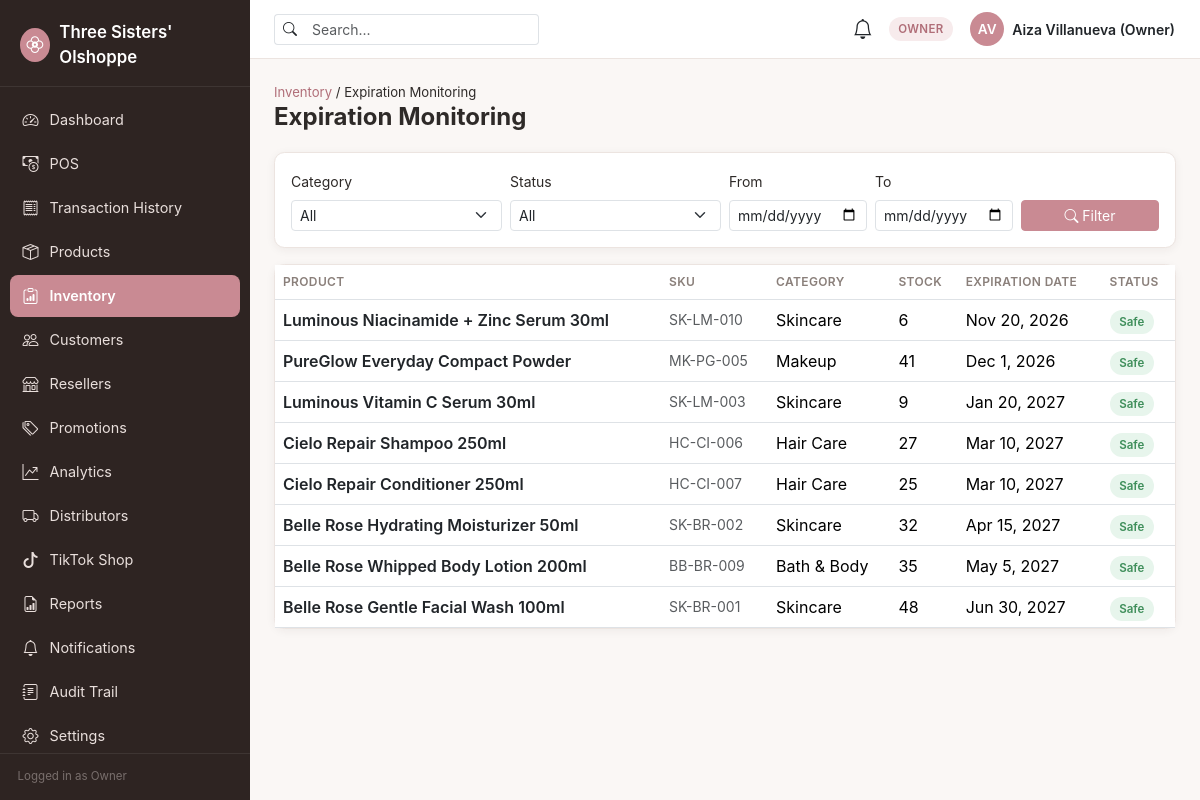
The app's page /inventory/expiration.php (signed in) with its own data.
### tables this page shows
CREATE TABLE products (
    id                      INT UNSIGNED AUTO_INCREMENT PRIMARY KEY,
    sku                     VARCHAR(50) NOT NULL UNIQUE,
    name                    VARCHAR(150) NOT NULL,
    category_id             INT UNSIGNED NULL,
    brand_id                INT UNSIGNED NULL,
    description             TEXT NULL,
    cost_price              DECIMAL(10,2) NOT NULL DEFAULT 0.00,
    selling_price           DECIMAL(10,2) NOT NULL DEFAULT 0.00,
    reorder_level           INT UNSIGNED NOT NULL DEFAULT 10,
    expiration_date         DATE NULL,
    primary_distributor_id  INT UNSIGNED NULL,
    lead_time_days          SMALLINT UNSIGNED NULL,       
    image_path              VARCHAR(255) NULL,
    status                  ENUM('active','archived') NOT NULL DEFAULT 'active',
    created_at              TIMESTAMP NOT NULL DEFAULT CURRENT_TIMESTAMP,
    updated_at              TIMESTAMP NOT NULL DEFAULT CURRENT_TIMESTAMP ON UPDATE CURRENT_TIMESTAMP,
    FOREIGN KEY (category_id) REFERENCES categories(id) ON DELETE SET NULL,
    FOREIGN KEY (brand_id) REFERENCES brands(id) ON DELETE SET NULL,
    FOREIGN KEY (primary_distributor_id) REFERENCES distributors(id) ON DELETE SET NULL,
    INDEX idx_products_category (category_id),
    INDEX idx_products_brand (brand_id),
    INDEX idx_products_status (status),
    INDEX idx_products_expiration (expiration_date)
);

CREATE TABLE categories (
    id              INT UNSIGNED AUTO_INCREMENT PRIMARY KEY,
    name            VARCHAR(100) NOT NULL UNIQUE,
    description     VARCHAR(255) NULL,
    status          ENUM('active','inactive') NOT NULL DEFAULT 'active',
    created_at      TIMESTAMP NOT NULL DEFAULT CURRENT_TIMESTAMP,
    updated_at      TIMESTAMP NOT NULL DEFAULT CURRENT_TIMESTAMP ON UPDATE CURRENT_TIMESTAMP
);

### config/database.php (called while the page is built, shortened)
<?php
function db(): PDO
{
    static $pdo = null;
    if ($pdo instanceof PDO) {
        return $pdo;
    }
    $host = getenv('DB_HOST') ?: '127.0.0.1';
    $port = getenv('DB_PORT') ?: '3306';
    $name = getenv('DB_NAME') ?: 'three_sisters';
    $user = getenv('DB_USER') ?: 'root';
    $pass = getenv('DB_PASS') ?: '';
    $charset = 'utf8mb4';
    $dsn = "mysql:host={$host};port={$port};dbname={$name};charset={$charset}";
    $options = [
        PDO::ATTR_ERRMODE            => PDO::ERRMODE_EXCEPTION,
        PDO::ATTR_DEFAULT_FETCH_MODE => PDO::FETCH_ASSOC,
        PDO::ATTR_EMULATE_PREPARES   => false,
    ];
    try {
        $pdo = new PDO($dsn, $user, $pass, $options);
    } catch (PDOException $e) {
        error_log('[DB CONNECTION ERROR] ' . $e->getMessage());
        http_response_code(500);
        die('A system error occurred. Please try again later or contact the administrator.');
    }
    return $pdo;
}

### inventory/expiration.php (the view, shortened to what this page needs)
<?php
$from = $_GET['from'] ?? '';
$to = $_GET['to'] ?? '';
$where = ["p.status = 'active'", 'p.expiration_date IS NOT NULL'];
$params = [];
$sql = "SELECT p.*, c.name AS category_name, COALESCE(i.quantity_on_hand,0) AS quantity_on_hand
        FROM products p
        LEFT JOIN categories c ON c.id = p.category_id
        LEFT JOIN inventory i ON i.product_id = p.id
        WHERE " . implode(' AND ', $where) . "
        ORDER BY p.expiration_date ASC";
$stmt = db()->prepare($sql);
$stmt->execute($params);
$rows = $stmt->fetchAll();
$badgeMap = ['safe' => 'badge-success', 'expiring_soon' => 'badge-warning', 'expired' => 'badge-danger'];
require __DIR__ . '/../components/header.php';
?>
<div class="page-header">
    <nav class="breadcrumb"><a href="<?= BASE_URL ?>/inventory/index.php" class="text-decoration-none">Inventory</a>&nbsp;/&nbsp;Expiration Monitoring</nav>
    <h1 class="page-title h4 mb-0">Expiration Monitoring</h1>
</div>
<div class="ts-card p-3 mb-3">
    <form method="GET" class="row g-2 align-items-end">
        <div class="col-md-3">
            <label class="form-label small">Category</label>
            <select name="category_id" class="form-select form-select-sm">
                <option value="">All</option>
            </select>
        </div>
        <div class="col-md-3">
            <label class="form-label small">Status</label>
            <select name="status" class="form-select form-select-sm">
                <option value="">All</option>
            </select>
        </div>
        <div class="col-md-2">
            <label class="form-label small">From</label>
            <input type="date" name="from" class="form-control form-control-sm" value="<?= htmlspecialchars($from) ?>">
        </div>
        <div class="col-md-2">
            <label class="form-label small">To</label>
            <input type="date" name="to" class="form-control form-control-sm" value="<?= htmlspecialchars($to) ?>">
        </div>
        <div class="col-md-2">
            <button type="submit" class="btn btn-primary btn-sm w-100"><i class="bi bi-search"></i> Filter</button>
        </div>
    </form>
</div>
<div class="ts-card">
    <?php if (!$rows): ?>
        <div class="empty-state"><i class="bi bi-hourglass-split"></i><p class="mb-0">No products match these filters.</p></div>
    <?php else: ?>
        <div class="table-responsive">
            <table class="table align-middle mb-0">
                <thead><tr><th>Product</th><th>SKU</th><th>Category</th><th>Stock</th><th>Expiration Date</th><th>Status</th></tr></thead>
                <tbody>
                <?php foreach ($rows as $p): ?>
                    <tr>
                        <td class="fw-semibold"><a href="<?= BASE_URL ?>/products/view.php?id=<?= $p['id'] ?>" class="text-decoration-none text-dark"><?= htmlspecialchars($p['name']) ?></a></td>
                        <td class="text-muted small"><?= htmlspecialchars($p['sku']) ?></td>
                        <td><?= htmlspecialchars($p['category_name'] ?? '—') ?></td>
                        <td><?= (int) $p['quantity_on_hand'] ?></td>
                        <td><?= htmlspecialchars(date('M j, Y', strtotime($p['expiration_date']))) ?></td>
                        <td><span class="badge-status <?= $badgeMap[$p['expiration_status']] ?>"><?= str_replace('_', ' ', ucfirst($p['expiration_status'])) ?></span></td>
                    </tr>
                <?php endforeach; ?>
                </tbody>
            </table>
        </div>
    <?php endif; ?>
</div>
<?php require __DIR__ . '/../components/footer.php'; ?>

### assets/css/style.css (style rules this page uses)
:root { --ts-font-heading: 'Poppins', -apple-system, 'Segoe UI', Roboto, 'Helvetica Neue', Arial, sans-serif; --ts-font-body: 'Inter', -apple-system, 'Segoe UI', Roboto, 'Helvetica Neue', Arial, sans-serif; --ts-bg: #FAF7F5; --ts-surface: #FFFFFF; --ts-text: #2E2A28; --ts-text-muted: #8A7F7A; --ts-border: #ECE4E0; --ts-accent: #C98A93; --ts-accent-dark: #B06E78; --ts-accent-tint: #F7EBEC; --ts-sidebar-bg: #2E2422; --ts-sidebar-text: #E9DFDC; --ts-sidebar-active: #C98A93; --ts-success: #3E8E5A; --ts-success-bg: #E7F5EC; --ts-warning: #B98A2E; --ts-warning-bg: #FBF1DF; --ts-danger: #C0473F; --ts-danger-bg: #FBEAE8; --ts-info: #3E7CB1; --ts-info-bg: #E8F1FA; --ts-radius: 0.65rem; --ts-shadow: 0 2px 10px rgba(46, 34, 28, 0.06); --ts-shadow-lg: 0 8px 28px rgba(46, 34, 28, 0.10); --bs-body-font-family: var(--ts-font-body); }
body { background-color: var(--ts-bg); color: var(--ts-text); font-family: var(--ts-font-body); }
h1, h2, h3, h4, h5, h6, .brand-font { font-family: var(--ts-font-heading); color: var(--ts-text); }
a { color: var(--ts-accent-dark); }
.btn-primary { background-color: var(--ts-accent); border-color: var(--ts-accent); color: #fff; }
.page-header { margin-bottom: 1.25rem; }
.page-header .page-title { font-weight: 700; margin-bottom: 0.15rem; }
.page-header .breadcrumb { font-size: 0.82rem; margin-bottom: 0; }
.card, .ts-card { background: var(--ts-surface); border: 1px solid var(--ts-border); border-radius: var(--ts-radius); box-shadow: var(--ts-shadow); }
.badge-status { font-weight: 600; font-size: 0.72rem; padding: 0.32rem 0.6rem; border-radius: 999px; }
.badge-success { background: var(--ts-success-bg); color: var(--ts-success); }
.table thead th { font-size: 0.75rem; text-transform: uppercase; letter-spacing: 0.03em; color: var(--ts-text-muted); border-bottom-width: 1px; font-weight: 600; }
.table td { vertical-align: middle; }

### records on screen
products: name "Luminous Niacinamide + Zinc Serum 30ml", sku "SK-LM-010", category.name "Skincare", quantity_on_hand "6", expiration_date "Nov 20, 2026", expiration_status "Safe"
products: name "PureGlow Everyday Compact Powder", sku "MK-PG-005", category.name "Makeup", quantity_on_hand "41", expiration_date "Dec 1, 2026", expiration_status "Safe"
products: name "Luminous Vitamin C Serum 30ml", sku "SK-LM-003", category.name "Skincare", quantity_on_hand "9", expiration_date "Jan 20, 2027", expiration_status "Safe"
products: name "Cielo Repair Shampoo 250ml", sku "HC-CI-006", category.name "Hair Care", quantity_on_hand "27", expiration_date "Mar 10, 2027", expiration_status "Safe"
products: name "Cielo Repair Conditioner 250ml", sku "HC-CI-007", category.name "Hair Care", quantity_on_hand "25", expiration_date "Mar 10, 2027", expiration_status "Safe"
products: name "Belle Rose Hydrating Moisturizer 50ml", sku "SK-BR-002", category.name "Skincare", quantity_on_hand "32", expiration_date "Apr 15, 2027", expiration_status "Safe"
products: name "Belle Rose Whipped Body Lotion 200ml", sku "BB-BR-009", category.name "Bath & Body", quantity_on_hand "35", expiration_date "May 5, 2027", expiration_status "Safe"
products: name "Belle Rose Gentle Facial Wash 100ml", sku "SK-BR-001", category.name "Skincare", quantity_on_hand "48", expiration_date "Jun 30, 2027", expiration_status "Safe"

### other values on screen
APP_NAME "Three Sisters' Olshoppe"
$item['label'] "Dashboard"
$item['label'] "POS"
$item['label'] "Transaction History"
$item['label'] "Products"
$item['label'] "Inventory"
$item['label'] "Customers"
$item['label'] "Resellers"
$item['label'] "Promotions"
$item['label'] "Analytics"
$item['label'] "Distributors"
$item['label'] "TikTok Shop"
$item['label'] "Reports"
$item['label'] "Notifications"
$item['label'] "Audit Trail"
